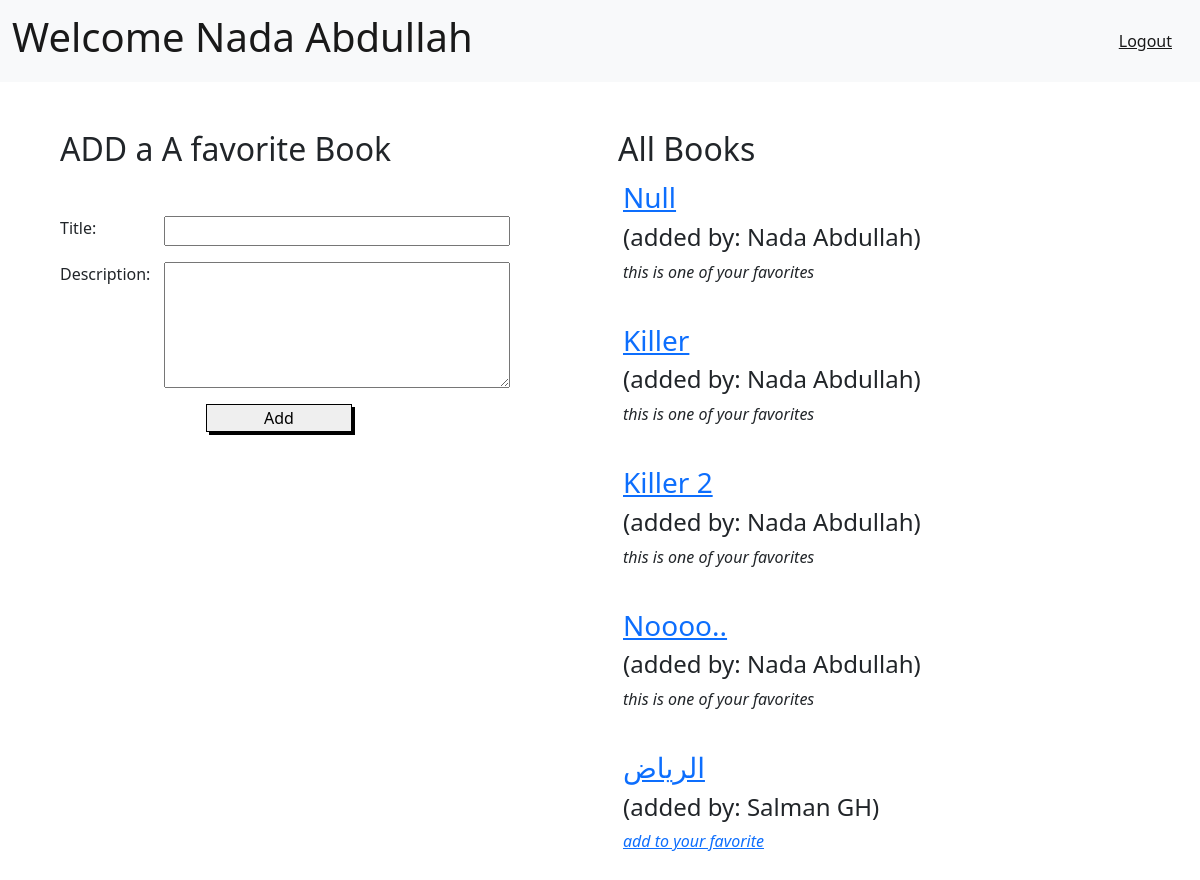
Screenshot of /books/ (signed in) with the database file from the repository.
### login_register_app/models.py (models this page shows)
class User (models.Model):
    first_name = models.CharField(max_length=50,blank=False,null=False)
    last_name = models.CharField(max_length=50,blank=False,null=False)
    email = models.EmailField(blank=False,null=False)
    password = models.CharField(max_length=50,blank=False,null=False)
    birthday = models.DateField(blank=False,null=False)
    objects = UserManager()

### favBooks_app/models.py (models this page shows)
class Book(models.Model):
    title = models.CharField(max_length=100)
    uploaded_by = models.ForeignKey(User,related_name='uploaded_books',blank=False,on_delete=models.CASCADE)
    liked_by = models.ManyToManyField(User,related_name='liked_books')
    created_at = models.DateTimeField(auto_now_add=True)
    updated_at = models.DateTimeField(auto_now=True)
    desc = models.TextField()
    objects = BookManager()

### favBooks_app/views.py (the view)
# urls.py: path('',views.index,name='main'),
def index(request):
    if not ('userId' in request.session):
        messages.error(request, "Need to login first", 'alert alert-danger')
        return render(request,'loginError.html')
    userId = request.session['userId']
    curr_user = User.objects.filter(id=userId).last()
    context = {
        'curr_user': curr_user ,
        'books' : Book.objects.all(),
        'allBooks': allBooks(request),
    }
    try:
        if (request.session['userTryToPost']):
            context['book_title'] = request.session['book_title']
            context['book_desc'] = request.session['book_desc']
            request.session['userTryToPost'] = False
            del request.session['book_title']
            del request.session['book_desc']
    except:
        print('--'*80,'no post saved')
    return render(request,'books.html',context)

### favBooks_app/templates/books.html (shortened to what this page needs)
{% extends 'base.html' %}
{% block content %}
<div class="col m-5">
    <h2 class="text-start">ADD a A favorite Book</h2>
    <form action="/books/addBook" method="post" class="row text-start mt-5">
        <label class="col col-3">Title:</label>
        <input type="text" name="title" class="col" value='{{book_title}}'>
        <label class="col col-3">Description:</label>
        <textarea name="desc" class="col" rows="5">{{book_desc}}</textarea>
        <div class="col  text-center"><button type="submit" class="col col-4">Add</button></div>
    </form>
</div>
<div class="col m-5">
    <h2 class="text-start">All Books</h2>
    <ul>
        {% for dict in allBooks %}
        <li>
            <a href="/books/{{dict.book.id}}">
                <h3>{{dict.book.title}}</h3>
            </a>
            <h4>(added by: {{dict.book.uploaded_by.first_name}} {{dict.book.uploaded_by.last_name}})</h4>
            {% if dict.result == 0 %}
            <p class="em">this is one of your favorites</p>
            {% else %}
            <a href="/books/favorite/{{dict.book.id}}"><p class="em">add to your favorite</p></a>
            {% endif %}
        </li>
        <br>
        {% endfor %}
    </ul>
</div>
{% endblock %}

### favBooks_app/templates/base.html (shortened to what this page needs)
<!DOCTYPE html>
<html lang="en">
<head>
    <link href="https://cdn.jsdelivr.net/npm/bootstrap@5.2.0-beta1/dist/css/bootstrap.min.css" rel="stylesheet"
>
</head>
<body>
    <nav class="navbar navbar-expand-lg bg-light">
        <div class="container-fluid">
            <a class="navbar-brand" href="/books"><h1> Welcome {{curr_user.first_name}} {{curr_user.last_name}}</h1></a>
            <div class="navbar-text me-3"><a href="/logout/{{curr_user.id}}">Logout</a></div>
        </div>
    </nav>
    <div class="container row">
        {% block content %}
        {% endblock %}
    </div>
</body>
</html>

### favBooks_app/templates/base.html (style rules this page uses)
ul { list-style: none; padding: 5px; }
.row { justify-content:space-between }
button { border: 1px solid black !important; box-shadow: 3px 3px black; border-radius: 0px !important; }
.em { font-style: italic !important; }

### rows the page displays
User: first_name "Nada", last_name "Abdullah"
Book: book "Null", book.uploaded_by.first_name "Nada", book.uploaded_by.last_name "Abdullah", shows "this is one of your favorites"
Book: book "Killer", book.uploaded_by.first_name "Nada", book.uploaded_by.last_name "Abdullah", shows "this is one of your favorites"
Book: book "Killer 2", book.uploaded_by.first_name "Nada", book.uploaded_by.last_name "Abdullah", shows "this is one of your favorites"
Book: book "Noooo..", book.uploaded_by.first_name "Nada", book.uploaded_by.last_name "Abdullah", shows "this is one of your favorites"
Book: book "الرياض", book.uploaded_by.first_name "Salman", book.uploaded_by.last_name "GH"
